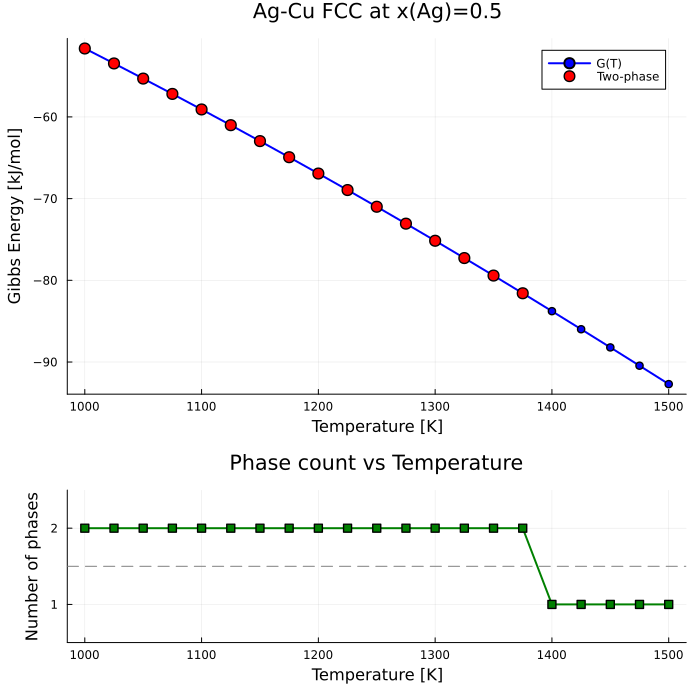

Generate this figure with Julia:
# SPDX-License-Identifier: GPL-3.0-or-later
# Copyright (C) 2026 Hiroharu Sugawara
# Part of OpenCALPHAD.jl - Example: step_temperature with two-phase detection
#
# Demonstrates step_temperature detecting miscibility gap in Ag-Cu FCC.
# At T=1000K, x(Ag)=0.5 is inside the two-phase region.

using OpenCALPHAD
using Plots

println("=" ^ 70)
println("step_temperature with Two-Phase Detection: Ag-Cu FCC")
println("=" ^ 70)

# Load Ag-Cu thermodynamic database
tdb_path = joinpath(@__DIR__, "..", "reftest", "tdb", "agcu.TDB")
db = read_tdb(tdb_path)
fcc = get_phase(db, "FCC_A1")

# Composition in two-phase region
x_Ag = 0.5

# Temperature range (crossing critical temperature ~1350K for this TDB)
T_start = 1000.0  # K (well below Tc)
T_stop = 1500.0   # K (above Tc)
T_step = 25.0     # K

println("\nPhase: FCC_A1")
println("Composition: x(Ag) = $(x_Ag)")
println("Temperature range: $(T_start)K to $(T_stop)K")
println()

# Run step_temperature
println("Running step_temperature...")
result = step_temperature(fcc, db, x_Ag, T_start, T_stop, T_step)

println("  Number of points: $(length(result.points))")
println()

# Print results
println("Results:")
println("  T [K]  |  G [kJ/mol]  |  n_phases  |  Phase region")
println("  -------|--------------|------------|---------------")

for p in result.points
    region = p.n_phases == 1 ? "Single phase" : "Two-phase (miscibility gap)"
    println(
        "  $(Int(p.axis_value))    |  $(round(p.gibbs_energy/1000, digits=2))       |     $(p.n_phases)      |  $(region)",
    )
end

# Find critical temperature (transition from 2-phase to 1-phase)
idx_critical = findfirst(p -> p.n_phases == 1, result.points)
if !isnothing(idx_critical) && idx_critical > 1
    T_critical = result.points[idx_critical].axis_value
    println("\nCritical temperature (approximate): $(T_critical)K")
    println("(For this TDB, Tc is approximately 1350K)")
end

# Create plots
T_values = [p.axis_value for p in result.points]
G_values = [p.gibbs_energy for p in result.points]
n_phases = [p.n_phases for p in result.points]

# Plot 1: G vs T with phase regions
p1 = plot(T_values, G_values ./ 1000,
    xlabel = "Temperature [K]",
    ylabel = "Gibbs Energy [kJ/mol]",
    title = "Ag-Cu FCC at x(Ag)=$(x_Ag)",
    linewidth = 2,
    color = :blue,
    marker = :circle,
    markersize = 4,
    legend = :topright,
    label = "G(T)",
    size = (700, 500),
)

# Highlight two-phase region
two_phase_T = T_values[n_phases .== 2]
two_phase_G = G_values[n_phases .== 2]
if !isempty(two_phase_T)
    scatter!(p1, two_phase_T, two_phase_G ./ 1000,
        color = :red, markersize = 6, label = "Two-phase")
end

# Plot 2: n_phases vs T
p2 = plot(T_values, n_phases,
    xlabel = "Temperature [K]",
    ylabel = "Number of phases",
    title = "Phase count vs Temperature",
    linewidth = 2,
    color = :green,
    marker = :square,
    markersize = 4,
    ylims = (0.5, 2.5),
    yticks = [1, 2],
    legend = false,
    size = (700, 300),
)

hline!(p2, [1.5], linestyle = :dash, color = :gray)

# Combine
p_combined = plot(p1, p2,
    layout = @layout([a; b{0.3h}]),
    size = (700, 700),
)

# Save
output_path = joinpath(@__DIR__, "313_step_twophase_agcu.png")
savefig(p_combined, output_path)
println("\nSaved to: $output_path")

display(p_combined)

println("\n" * "=" ^ 70)
println("Summary")
println("=" ^ 70)
println("""

This example demonstrates that step_temperature automatically detects
two-phase regions (miscibility gaps) in the calculation.

Key observations:
- At low T (< Tc), n_phases = 2 (inside miscibility gap)
- At high T (> Tc), n_phases = 1 (single phase, solid solution)
- The critical temperature for this TDB is approximately 1350K

The Gibbs energy reported for two-phase regions is the equilibrium
value calculated by find_miscibility_gap (common tangent construction).
""")
